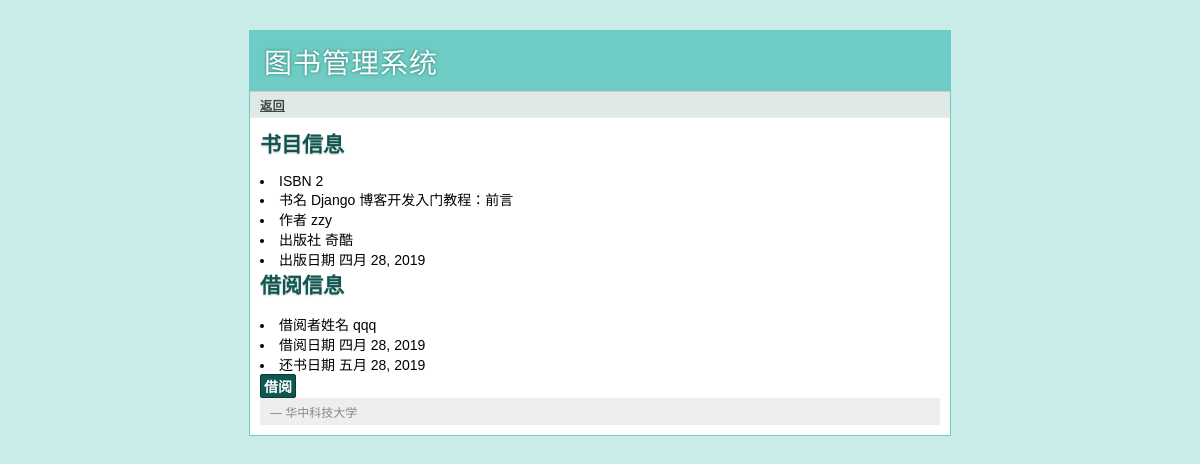
/reader_book/2/ (signed in), run on the app's committed database.
### mybooklibrary/models.py (models this page shows, shortened)
class Books(models.Model):
    title = models.CharField(max_length=20)
    author = models.CharField(max_length=20)
    publish_com = models.CharField(max_length=50)
    publish_date = models.DateField()

class Historys(models.Model):
    date_borrow = models.DateField()
    date_return = models.DateField()
    status = models.BooleanField()
    user = models.ForeignKey('Users', on_delete=models.CASCADE)
    book = models.ForeignKey('Books', on_delete=models.CASCADE)

class Users(models.Model):
    username = models.CharField(max_length=20)
    pwd = models.CharField(max_length=100)
    college = models.CharField(max_length=50)
    num = models.IntegerField()
    email = models.EmailField()

### mybooklibrary/views.py (the view, shortened to what this page needs)
# urls.py: url(r'^reader_book/(\d+)/$', views.reader_book, name='reader_book'),
def reader_book(request, bookid):
    error = None
    username = request.session.get("username")
    user = Users.objects.get(username=username)
    book = Books.objects.get(pk=bookid)
    historys = book.historys_set.all()
    current_time = time.strftime('%Y-%m-%d', time.localtime(time.time()))
    return_time = time.strftime('%Y-%m-%d', time.localtime(time.time() + 2600000))
    return render(request, 'mybooklibrary/reader_book.html', {'book': book, 'historys': historys, "error": error})

### templates/mybooklibrary/reader_book.html (shortened to what this page needs)
{% extends "mybooklibrary/layout.html" %}
{% block link %}
	{% if book %}
	<a href="{% url 'mybooklibrary:reader' %}"> 返回 </a>
	{% endif %}
{% endblock %}
{% block body %}
	<h2> 书目信息 </h2>
	{% if book %}
	<li> ISBN            	{{book.id}} </li>
	<li> 书名        		{{book.title}} </li>
	<li> 作者        		{{book.author}} </li>
	<li> 出版社     	{{book.publish_com}} </li>
	<li> 出版日期   	{{book.publish_date}} </li>
	{% endif %}
	<div >
	  <h2 > 借阅信息 </h2>
	  {% if historys  %}
		{% for history in historys %}
			{% if history.status is True %}
			  <li> 借阅者姓名 {{history.user.username}}</li>
			  <li> 借阅日期  {{history.date_borrow}}</li>
			  <li> 还书日期  {{history.date_return}}</li>
			{% endif %}
		{% endfor %}
	  {% else %}
	  <li> 无 </li>
	  {% endif %}
	  <form action="" method=post>
	    <div class=actions>
	      <input type=submit value="借阅">
	    </div>
	  </form>
{% endblock %}

### static/css/style.css (style rules this page uses)
a { color: #26776F; }
input[type="submit"] { background: #105751; border: 1px solid #073B36; padding: 1px 3px; font-family: 'Trebuchet MS', sans-serif; font-size: 14px; font-weight: bold; -moz-border-radius: 2px; -webkit-border-radius: 2px; color: white; }
div.page div.navigation a { color: #444; font-weight: bold; }
div.page h2 { margin: 0 0 15px 0; color: #105751; text-shadow: 0 1px 2px #ccc; }

### data on the page
Books: id "2", title "Django 博客开发入门教程：前言", author "zzy", publish_com "奇酷", publish_date "四月 28, 2019"
Historys: user.username "qqq", date_borrow "四月 28, 2019", date_return "五月 28, 2019"
